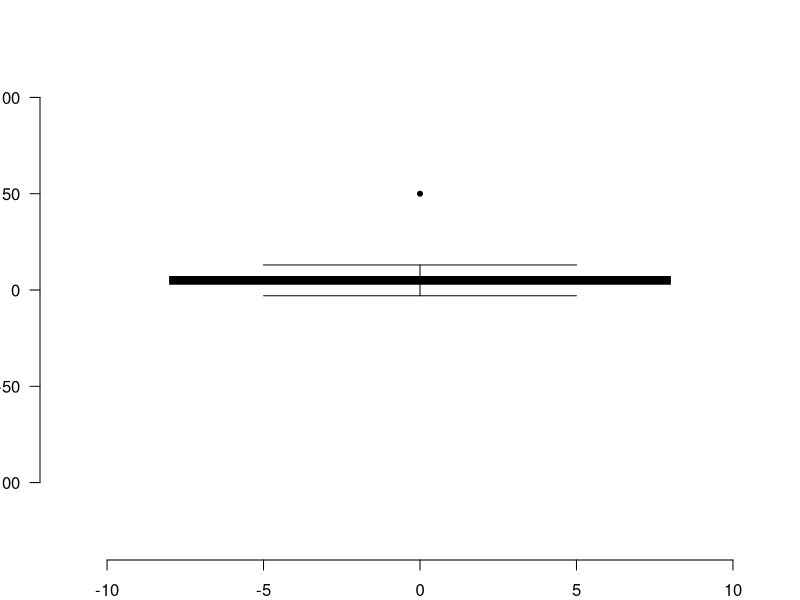
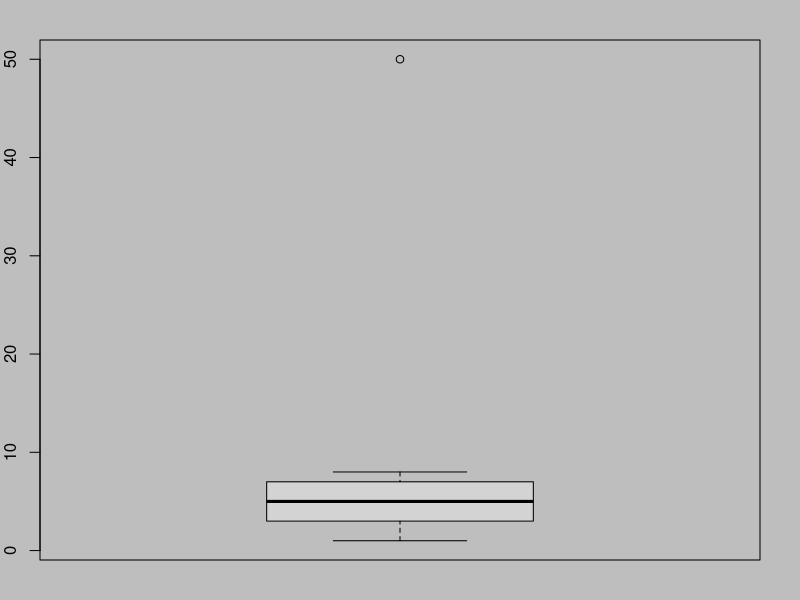
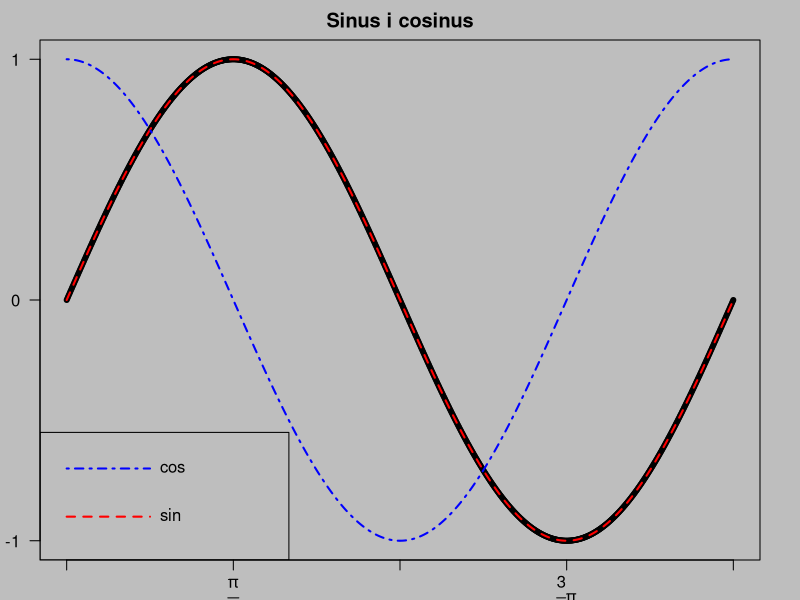

These figures' R source, in order: (Note: this script raises an error after producing the figures.)
options(repr.plot.width = 7)
options(repr.plot.height = 5)
options(jupyter.rich_display = FALSE)
options(width = 120)

#8.1
mypie <- function(x){
  stopifnot(is.numeric(x) | is.factor(x))
  stopifnot(length(x) > 0)
  
  plot.new()
  plot.window(c(-1.5, 1.5), c(-1.5, 1.5))
  x_1 <- c(0, 2*pi*cumsum(x) / sum(x))
  colors <- rainbow(length(x))
  
  for(i in 1:length(x)){
    t <- seq(x_1[i], x_1[i+1], length.out = 200)
    x_plot <- sin(t)
    y_plot <- cos(t)
    polygon(c(0, x_plot, 0), c(0, y_plot, 0), col = colors[i])
    text(sin(t[100]) * 1.2, cos(t[100]) *1.2, names(x)[i])
    
  }
  
  
}

#8.2
x <- c(1, 2, 3, 4, 5, 6, 7, 8, 50)
myboxplot <- function(x){  
  stopifnot(is.numeric(x))
  plot.new()
  max1 <- max(abs(min(x)), max(x))
  plot.window(c(-10, 10), c(-2 * max1, 2 * max1))
  med <- median(x)
  quant1 <- quantile(x)[2]
  quant3 <- quantile(x)[4]
  iqr <- quant3 - quant1
  rect(-8,quant1 , 8,  quant3, col="black")
  rect(-8, med-med/100, 8, med+med/100, col="red")
  lines(c(0, 0), c(quant3, quant3+1.5*iqr), col="black")
  lines(c(0, 0), c(quant1, quant1-1.5*iqr), col="black")
  lines(c(-5, 5), c(quant1-1.5*iqr, quant1-1.5*iqr), col="black")
  lines(c(-5, 5), c(quant3+1.5*iqr, quant3+1.5*iqr), col="black")
  x_q <- x[x > quant3 + 1.5*iqr | x < quant1 - 1.5*iqr]
  points(rep(0, n=length(x_q)), x_q, pch = 20)
  par(bg ="grey")

  par(mar = c(2, 2, 2, 2))
  ?axis
  axis(1)
  axis(2, las = 1)
}
myboxplot(x)
boxplot(x)

#8.3
?plotmath
sin_plot <- function(){
  x <- seq(0, 2*pi, length.out=1000)
  plot.new()
  plot.window(c(0, 2*pi), c(-1, 1))
  points(x, sin(x), pch = 20)
  lines(x, sin(x), lty = 2, col = rgb(1, 0, 0), lwd = 2)
  ?lines
  lines(x, cos(x), lty = 4, col = rgb(0, 0, 1), lwd = 2)
  title(main = "Sinus i cosinus")
  box()
  axis(1, at = seq(0, 2*pi, 0.5*pi), label = expression(0, frac(pi, 2), pi, frac(3, 2)*pi, 2*pi), mgp=c(3,2,0))
  axis(2, at= c(-1, 0, 1), las = 1)
   
  rect(par("usr")[1], par("usr")[3], pi/1.5, -0.55)
  segments(c(0, 0), c(-0.9, -0.7), c(pi/4, pi/4), c(-0.9, -0.7), col = c("red", "blue"), lty = c(2, 4), lwd = c(2, 2))
  text(c(pi/4, pi/4), c(-0.9, -0.7), c("sin", "cos"), pos = 4)
}


sin_plot()
multiboxplot1 <- function(x){
  stopifnot(is.list(x))
  max1 <- max(as.numeric(lapply(x, max), max), as.numeric(lapply(abs(as.numeric(lapply(x, min))), max)))
  n <- length(x)
  nseq <- seq(0, 10*(n-1), length.out = n)
  
  med <- as.numeric(lapply(x, median))
  quant1 <- as.numeric(lapply(x, FUN = function(x){quantile(x)[[2]]}))
  quant3 <- as.numeric(lapply(x, FUN = function(x){quantile(x)[[4]]}))
  iqr <- quant3 - quant1

  plot.new()
  plot.window(c(0, 10*n), c(-2 * max1, 2 * max1))
  rect(nseq+1, quant1 , 9+nseq,  quant3, col="black")
  rect(nseq+1, med-med/100, 9+nseq, med+med/100, col="red")
  nseq <- c(nseq, 10*n)
  segments(nseq-5, quant3, nseq-5,  quant3+1.5*iqr, col="black")
  segments(nseq-5, quant1, nseq-5,  quant1-1.5*iqr, col="black")
  segments(nseq-7.5, quant1-1.5*iqr ,nseq-2.5, quant1-1.5*iqr, col="black")
  segments(nseq-7.5, quant3+1.5*iqr ,nseq-2.5, quant3+1.5*iqr, col="black")
  for(i in 1:length(x)){
    tmp <- x[[i]]
    y <- tmp[tmp > quant3[[i]] + 1.5*iqr[[i]] | tmp < quant1[[i]] - 1.5*iqr[[i]]]
    points(rep(i*10 - 5, length(y)) ,y, pch = 20)
}
  par(bg ="grey")
  axis(1)
  axis(2, lwd = 1)
  }

multiboxplot1(x)
x <- list(c(1, 2, 3, 4), c(3, 2, 1, 3, 8), c(1, 2, 3, 4, 2))
y <- x[[1]]
y[ y > 2]

t <- seq(0, 2*pi, length.out = 100)
x1 <- cos(t)
y1 <- sin(t)
plot.new()
plot.window(c(-1, 1), c(-1, 1), asp = TRUE)
polygon(x1, y1, col = "blue")
text(-1, 0, "(-1, 0)", pos = 4)
axis(3)
axis(4)
axis(2, las = 1)

mypie(dzieci)
plot.new()
plot.window(c(0, 10), c(0, 10))
x <- 
polygon(c(), c())
text(pi/2, 0.5, "XD")

polygon(c(1, 2, 2, 1), c(2, 2, 4, 4), col="red")
plot(dzieci)

dzieci <- c(krasnale = 40, zuchy = 69, wesolki = 32)
pie(dzieci)
